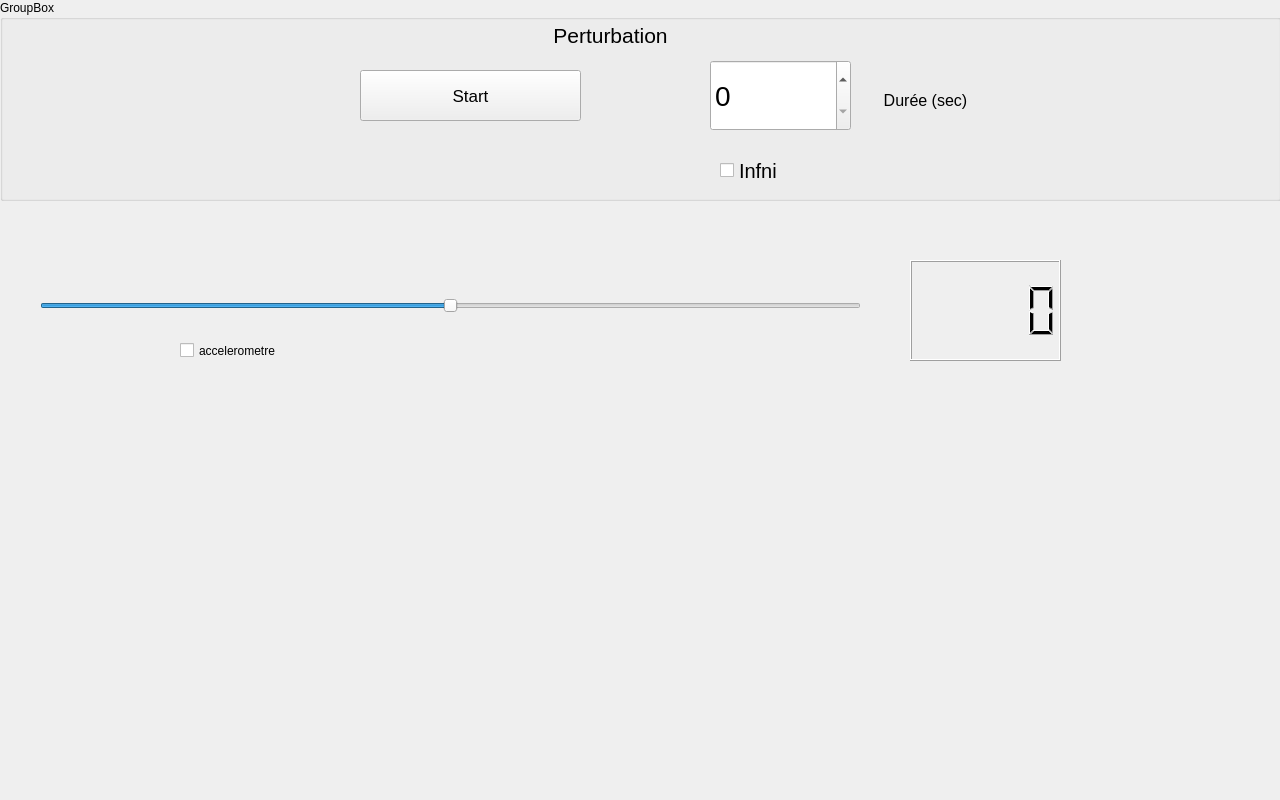
<?xml version="1.0" encoding="UTF-8"?>
<ui version="4.0">
 <class>Form</class>
 <widget class="QWidget" name="Form">
  <property name="enabled">
   <bool>true</bool>
  </property>
  <property name="geometry">
   <rect>
    <x>0</x>
    <y>0</y>
    <width>1280</width>
    <height>800</height>
   </rect>
  </property>
  <property name="windowTitle">
   <string>Form</string>
  </property>
  <widget class="QWidget" name="horizontalLayoutWidget">
   <property name="geometry">
    <rect>
     <x>0</x>
     <y>0</y>
     <width>1281</width>
     <height>201</height>
    </rect>
   </property>
   <layout class="QHBoxLayout" name="horizontalLayout">
    <property name="spacing">
     <number>7</number>
    </property>
    <property name="sizeConstraint">
     <enum>QLayout::SetDefaultConstraint</enum>
    </property>
    <item>
     <widget class="QGroupBox" name="groupBox">
      <property name="title">
       <string>GroupBox</string>
      </property>
      <widget class="QPushButton" name="pushButton_lancer">
       <property name="geometry">
        <rect>
         <x>360</x>
         <y>70</y>
         <width>221</width>
         <height>51</height>
        </rect>
       </property>
       <property name="font">
        <font>
         <pointsize>13</pointsize>
        </font>
       </property>
       <property name="text">
        <string>Start</string>
       </property>
      </widget>
      <widget class="QLabel" name="Titre_Perturbations">
       <property name="geometry">
        <rect>
         <x>470</x>
         <y>10</y>
         <width>281</width>
         <height>51</height>
        </rect>
       </property>
       <property name="font">
        <font>
         <pointsize>16</pointsize>
        </font>
       </property>
       <property name="text">
        <string>Perturbation</string>
       </property>
       <property name="alignment">
        <set>Qt::AlignCenter</set>
       </property>
      </widget>
      <widget class="QSpinBox" name="spinBox_duree">
       <property name="geometry">
        <rect>
         <x>710</x>
         <y>60</y>
         <width>141</width>
         <height>71</height>
        </rect>
       </property>
       <property name="font">
        <font>
         <pointsize>21</pointsize>
        </font>
       </property>
      </widget>
      <widget class="QLabel" name="label_duree">
       <property name="geometry">
        <rect>
         <x>830</x>
         <y>70</y>
         <width>191</width>
         <height>61</height>
        </rect>
       </property>
       <property name="font">
        <font>
         <pointsize>12</pointsize>
        </font>
       </property>
       <property name="text">
        <string>Durée (sec)</string>
       </property>
       <property name="alignment">
        <set>Qt::AlignCenter</set>
       </property>
      </widget>
      <widget class="QCheckBox" name="checkBox_duree_infinie">
       <property name="geometry">
        <rect>
         <x>720</x>
         <y>140</y>
         <width>121</width>
         <height>61</height>
        </rect>
       </property>
       <property name="sizePolicy">
        <sizepolicy hsizetype="Expanding" vsizetype="Expanding">
         <horstretch>0</horstretch>
         <verstretch>0</verstretch>
        </sizepolicy>
       </property>
       <property name="font">
        <font>
         <pointsize>15</pointsize>
        </font>
       </property>
       <property name="text">
        <string>Infni</string>
       </property>
      </widget>
     </widget>
    </item>
   </layout>
  </widget>
  <widget class="QCheckBox" name="checkBox">
   <property name="geometry">
    <rect>
     <x>180</x>
     <y>340</y>
     <width>531</width>
     <height>21</height>
    </rect>
   </property>
   <property name="text">
    <string>accelerometre</string>
   </property>
  </widget>
  <widget class="QSlider" name="horizontalSlider">
   <property name="geometry">
    <rect>
     <x>40</x>
     <y>270</y>
     <width>821</width>
     <height>71</height>
    </rect>
   </property>
   <property name="maximum">
    <number>360</number>
   </property>
   <property name="value">
    <number>180</number>
   </property>
   <property name="orientation">
    <enum>Qt::Horizontal</enum>
   </property>
  </widget>
  <widget class="QLCDNumber" name="lcdNumber">
   <property name="geometry">
    <rect>
     <x>910</x>
     <y>260</y>
     <width>151</width>
     <height>101</height>
    </rect>
   </property>
   <property name="intValue" stdset="0">
    <number>0</number>
   </property>
  </widget>
 </widget>
 <resources/>
 <connections/>
</ui>
